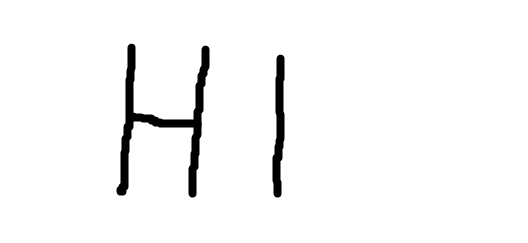
%> input picture data/HI.png, 528 x 243 px
$ octave --eval "result = LoadWordImage;"   (GNU Octave 9; MATLAB toolbox functions it lacks are replaced by stand-ins)
%> lines starting %> are read from the running program, lines starting %| are printed output that depends on the picture; in (x1, y1, x2, y2) boxes, pixels count from 0 and x2, y2 are one past the last pixel; in counts of white or black regions, pixels touching at a corner belong together; the program's own positions count from 1
### SplitImage.m
function [A B] = SplitImage(X)

  i = 1;

  while CheckWhiteColumn(X(:, i)) == 1
    i = i+1;
  endwhile
%> this loop made 116 passes
%> after the loop, i = 117

  while CheckWhiteColumn(X(:, i)) == 0
    i = i+1;
  endwhile
%> this loop made 94 passes
%> after the loop, i = 211

  first = i;
%> first = 211

  while CheckWhiteColumn(X(:, i)) == 1
    i = i+1;
  endwhile
%> this loop made 62 passes
%> after the loop, i = 273

  last = i;
%> last = 273

  middle = (first + last)/2;
%> middle = 242

  A = X(:, 1:middle);
  B = X(:, middle:end);
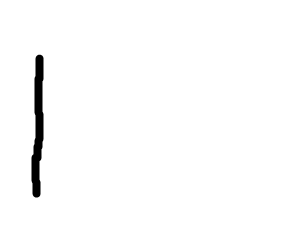
%> B: size 243x287 double; min 0, max 255, mean 250.8

endfunction

### AdjustSize.m
function X = AdjustSize(A, n)

  width = size(A, 2);

  if width < 164
    if n == 0
      X = [255 * ones(size(A,1), 164 - width), A];
    elseif n == 1
      X = [A, 255 * ones(size(A,1), 164 - width)];
    else
      X = A;
      while size(X, 2) < 164
        X = AddWhiteColumn(X, 2);
      endwhile

      if size(X, 2) > 164
        X = X(:, 1:164);
      endif
    endif
  elseif width > 164
    if n == 0
      X = A(:, (width - 164):end);
    elseif n == 1
      X = A(:, 1:164);
    else
      X = A;
      while size(X, 2) > 164
        X = X(:, 2:end);
        X = X(:, 1:(end - 1));
      endwhile

      if size(X, 2) < 164
        X = AddWhiteColumn(X, 0);
      endif
    endif
  endif


endfunction

### CenterImage.m
function A = CenterImage(X)
   i = 1;

  while CheckWhiteColumn(X(:, i)) == 1
    i = i+1;
  endwhile

  first = i;

  while CheckWhiteColumn(X(:, i)) == 0
    i = i+1;
  endwhile

  last = i;
  middle = (first + last)/2;
  target = size(X, 2)/2;

  nrPos = ceil((target - middle));
  A = X;

  if nrPos > 0
    A = A(:, 1:(end - nrPos));
    A = [255 * ones(size(A, 1), nrPos), A];
  elseif nrPos < 0
    nrPos = -nrPos;
    A = A(:, (nrPos+1):end);
    A = [A, 255 * ones(size(A, 1), nrPos)];
  endif

  A = A(25:(end-25), :);

  A = imresize(A, 0.2);


endfunction

### CheckWhiteColumn.m
function n = CheckWhiteColumn(X)

  n = isequal(X, (255 * ones(length(X), 1)));

endfunction

### LoadWordImage.m
function X = LoadWordImage()
  X = double(imread('~/Coursera/Project/data/HI.png'));
  X = X(:, :, 1);
  [A B] = SplitImage(X);
    imshow(A)
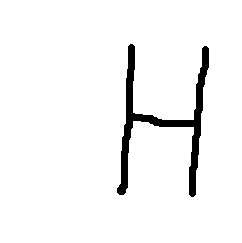
%> displayed picture: size 243x242, on the screen's scale of 0 to 255; 95.6% white; 1 black region, box (x1, y1, x2, y2) and area: (117, 44, 209, 197) 2611
  pause
  imshow(B)
  pause
  A = AdjustSize(A, 0);
  B = AdjustSize(B, 1);
%> call 2 of AdjustSize, with n = 1
%> in AdjustSize (call 2), `X = A(:, 1:164);`:
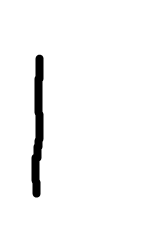
%> X: size 243x164 double; min 0, max 255, mean 247.6
    imshow(A)
  pause
  imshow(B)
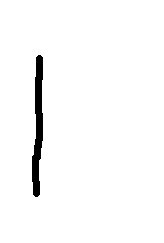
%> displayed picture: size 243x164, on the screen's scale of 0 to 255; 97.5% white; 1 black region, box (x1, y1, x2, y2) and area: (32, 55, 43, 197) 1000
  pause
  A = CenterImage(A);
%> the loop in CenterImage, `while CheckWhiteColumn(X(:, i)) == 1` made 39 passes
%> in CenterImage, `first = i;`: first = 40
%> the loop in CenterImage, `while CheckWhiteColumn(X(:, i)) == 0` made 94 passes
%> after the loop in CenterImage, `while CheckWhiteColumn(X(:, i)) == 0`: i = 134
%> in CenterImage, `middle = (first + last)/2;`: middle = 87
%> in CenterImage, `nrPos = ceil((target - middle));`: nrPos = -4
%> in CenterImage, `nrPos = -nrPos;`: nrPos = 4
  B = CenterImage(B);
%> the loop in CenterImage (call 2), `while CheckWhiteColumn(X(:, i)) == 1` made 31 passes
%> in CenterImage (call 2), `first = i;`: first = 32
%> the loop in CenterImage (call 2), `while CheckWhiteColumn(X(:, i)) == 0` made 13 passes
%> in CenterImage (call 2), `last = i;`: last = 45
%> in CenterImage (call 2), `middle = (first + last)/2;`: middle = 38.5
%> in CenterImage (call 2), `nrPos = ceil((target - middle));`: nrPos = 44
%> in CenterImage (call 2), `A = A(:, 1:(end - nrPos));`:
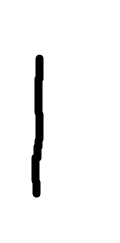
%> A: size 243x120 double; min 0, max 255, mean 244.9
%> in CenterImage (call 2), `A = A(25:(end-25), :);`:
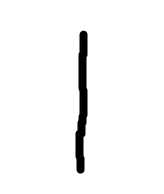
%> A: size 194x164 double; min 0, max 255, mean 245.8
  imshow(A)
  pause
  imshow(B)
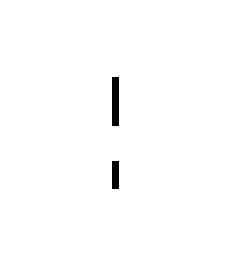
%> displayed picture: size 39x33, on the screen's scale of 0 to 255 (shown 7 times larger); 99.1% white; black in thin lines or dots, all inside (x1, y1, x2, y2) = (16, 11, 17, 27)
%> `result = LoadWordImage;`: result = 1287 columns, first 8: [255 255 255 255 255 255 255 255; 255 255 255 255 255 255 255 255]
  pause
  X = [];
  X(1, :) = A(:);
  X(2, :) = B(:);
endfunction
